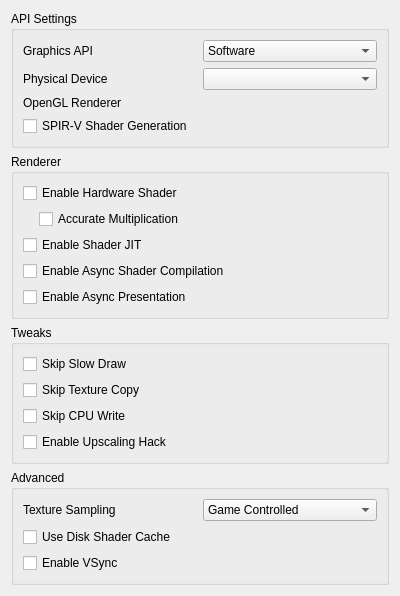
<?xml version="1.0" encoding="UTF-8"?>
<ui version="4.0">
 <class>ConfigureGraphics</class>
 <widget class="QWidget" name="ConfigureGraphics">
  <property name="geometry">
   <rect>
    <x>0</x>
    <y>0</y>
    <width>400</width>
    <height>509</height>
   </rect>
  </property>
  <property name="minimumSize">
   <size>
    <width>0</width>
    <height>0</height>
   </size>
  </property>
  <property name="windowTitle">
   <string>Form</string>
  </property>
  <property name="accessibleName">
   <string>Graphics</string>
  </property>
  <layout class="QVBoxLayout" name="verticalLayout">
   <item>
    <widget class="QGroupBox" name="apiBox">
     <property name="title">
      <string>API Settings</string>
     </property>
     <layout class="QVBoxLayout" name="verticalLayout_3">
      <item>
       <widget class="QWidget" name="graphics_api_group" native="true">
        <layout class="QHBoxLayout" name="graphics_api_group_2">
         <property name="leftMargin">
          <number>0</number>
         </property>
         <property name="topMargin">
          <number>0</number>
         </property>
         <property name="rightMargin">
          <number>0</number>
         </property>
         <property name="bottomMargin">
          <number>0</number>
         </property>
         <item>
          <widget class="QLabel" name="graphics_api_label">
           <property name="text">
            <string>Graphics API</string>
           </property>
          </widget>
         </item>
         <item>
          <widget class="QComboBox" name="graphics_api_combo">
           <item>
            <property name="text">
             <string>Software</string>
            </property>
           </item>
           <item>
            <property name="text">
             <string>OpenGL</string>
            </property>
           </item>
           <item>
            <property name="text">
             <string>Vulkan</string>
            </property>
           </item>
          </widget>
         </item>
        </layout>
       </widget>
      </item>
      <item>
       <widget class="QWidget" name="physical_device_group" native="true">
        <layout class="QHBoxLayout" name="physical_device_group_2">
         <property name="leftMargin">
          <number>0</number>
         </property>
         <property name="topMargin">
          <number>0</number>
         </property>
         <property name="rightMargin">
          <number>0</number>
         </property>
         <property name="bottomMargin">
          <number>0</number>
         </property>
         <item>
          <widget class="QLabel" name="physical_device_label">
           <property name="text">
            <string>Physical Device</string>
           </property>
          </widget>
         </item>
         <item>
          <widget class="QComboBox" name="physical_device_combo"/>
         </item>
        </layout>
       </widget>
      </item>
      <item>
       <widget class="QWidget" name="opengl_renderer_group" native="true">
        <layout class="QHBoxLayout" name="opengl_renderer_group_2">
         <property name="leftMargin">
          <number>0</number>
         </property>
         <property name="topMargin">
          <number>0</number>
         </property>
         <property name="rightMargin">
          <number>0</number>
         </property>
         <property name="bottomMargin">
          <number>0</number>
         </property>
         <item>
          <widget class="QLabel" name="opengl_renderer_label">
           <property name="text">
            <string>OpenGL Renderer</string>
           </property>
          </widget>
         </item>
         <item>
          <widget class="QLabel" name="opengl_renderer_name_label"/>
         </item>
        </layout>
       </widget>
      </item>
      <item>
       <widget class="QCheckBox" name="spirv_shader_gen">
        <property name="text">
         <string>SPIR-V Shader Generation</string>
        </property>
       </widget>
      </item>
     </layout>
    </widget>
   </item>
   <item>
    <widget class="QGroupBox" name="rendererBox">
     <property name="title">
      <string>Renderer</string>
     </property>
     <layout class="QVBoxLayout" name="verticalLayout_6">
      <item>
       <widget class="QWidget" name="hw_renderer_group" native="true">
        <layout class="QVBoxLayout" name="verticalLayout_5">
         <property name="leftMargin">
          <number>0</number>
         </property>
         <property name="topMargin">
          <number>0</number>
         </property>
         <property name="rightMargin">
          <number>0</number>
         </property>
         <property name="bottomMargin">
          <number>0</number>
         </property>
         <item>
          <widget class="QCheckBox" name="toggle_hw_shader">
           <property name="toolTip">
            <string>&lt;html&gt;&lt;head/&gt;&lt;body&gt;&lt;p&gt;Use the selected graphics API to accelerate shader emulation.&lt;/p&gt;&lt;p&gt;Requires a relatively powerful GPU for better performance.&lt;/p&gt;&lt;/body&gt;&lt;/html&gt;</string>
           </property>
           <property name="text">
            <string>Enable Hardware Shader</string>
           </property>
          </widget>
         </item>
         <item>
          <widget class="QWidget" name="hw_shader_group" native="true">
           <layout class="QVBoxLayout" name="verticalLayout_7">
            <property name="leftMargin">
             <number>16</number>
            </property>
            <property name="topMargin">
             <number>0</number>
            </property>
            <property name="rightMargin">
             <number>0</number>
            </property>
            <property name="bottomMargin">
             <number>0</number>
            </property>
            <item>
             <widget class="QCheckBox" name="toggle_accurate_mul">
              <property name="toolTip">
               <string>&lt;html&gt;&lt;head/&gt;&lt;body&gt;&lt;p&gt;Correctly handle all edge cases in multiplication operation in shaders. &lt;/p&gt;&lt;p&gt;Some games requires this to be enabled for the hardware shader to render properly.&lt;/p&gt;&lt;p&gt;However this would reduce performance in most games.&lt;/p&gt;&lt;/body&gt;&lt;/html&gt;</string>
              </property>
              <property name="text">
               <string>Accurate Multiplication</string>
              </property>
             </widget>
            </item>
           </layout>
          </widget>
         </item>
        </layout>
       </widget>
      </item>
      <item>
       <widget class="QCheckBox" name="toggle_shader_jit">
        <property name="toolTip">
         <string>&lt;html&gt;&lt;head/&gt;&lt;body&gt;&lt;p&gt;Use the JIT engine instead of the interpreter for software shader emulation. &lt;/p&gt;&lt;p&gt;Enable this for better performance.&lt;/p&gt;&lt;/body&gt;&lt;/html&gt;</string>
        </property>
        <property name="text">
         <string>Enable Shader JIT</string>
        </property>
       </widget>
      </item>
      <item>
       <widget class="QCheckBox" name="toggle_async_shaders">
        <property name="toolTip">
         <string>&lt;html&gt;&lt;head/&gt;&lt;body&gt;&lt;p&gt;Compile shaders using background threads to avoid shader compilation stutter. Expect temporary graphical glitches&lt;/p&gt;&lt;/body&gt;&lt;/html&gt;</string>
        </property>
        <property name="text">
         <string>Enable Async Shader Compilation</string>
        </property>
       </widget>
      </item>
      <item>
       <widget class="QCheckBox" name="toggle_async_present">
        <property name="toolTip">
         <string>&lt;html&gt;&lt;head/&gt;&lt;body&gt;&lt;p&gt;Perform presentation on separate threads. Improves performance when using Vulkan in most games.&lt;/p&gt;&lt;/body&gt;&lt;/html&gt;</string>
        </property>
        <property name="text">
         <string>Enable Async Presentation</string>
        </property>
       </widget>
      </item>
     </layout>
    </widget>
   </item>
   <item>
    <widget class="QGroupBox" name="tweaksBox">
     <property name="title">
      <string>Tweaks</string>
     </property>
     <layout class="QVBoxLayout" name="verticalLayout_8">
      <item>
       <widget class="QCheckBox" name="toggle_skip_slow_draw">
        <property name="toolTip">
         <string>&lt;html&gt;&lt;head/&gt;&lt;body&gt;&lt;p&gt;Skips the slow drawing event from PICA core. May improve performance or rarely fix issues, but may cause graphical bugs.&lt;/p&gt;&lt;/body&gt;&lt;/html&gt;</string>
        </property>
        <property name="text">
         <string>Skip Slow Draw</string>
        </property>
       </widget>
      </item>
      <item>
       <widget class="QCheckBox" name="toggle_skip_texture_copy">
        <property name="toolTip">
         <string>&lt;html&gt;&lt;head/&gt;&lt;body&gt;&lt;p&gt;Skips the texture copy event from rasterizer cache. May improve performance or rarely fix issues, but may cause graphical bugs.&lt;/p&gt;&lt;/body&gt;&lt;/html&gt;</string>
        </property>
        <property name="text">
         <string>Skip Texture Copy</string>
        </property>
       </widget>
      </item>
      <item>
       <widget class="QCheckBox" name="toggle_skip_cpu_write">
        <property name="toolTip">
         <string>&lt;html&gt;&lt;head/&gt;&lt;body&gt;&lt;p&gt;Skips the CPU write event from rasterizer cache invalidation. May improve performance or rarely fix issues, but may cause graphical bugs.&lt;/p&gt;&lt;/body&gt;&lt;/html&gt;</string>
        </property>
        <property name="text">
         <string>Skip CPU Write</string>
        </property>
       </widget>
      </item>
      <item>
       <widget class="QCheckBox" name="toggle_upscaling_hack">
        <property name="toolTip">
         <string>&lt;html&gt;&lt;head/&gt;&lt;body&gt;&lt;p&gt;Overrides upscaling for dst_params. May fix texture ghosting for some games, but may crash for another games as well.&lt;/p&gt;&lt;/body&gt;&lt;/html&gt;</string>
        </property>
        <property name="text">
         <string>Enable Upscaling Hack</string>
        </property>
       </widget>
      </item>
     </layout>
    </widget>
   </item>
   <item>
    <widget class="QGroupBox" name="groupBox">
     <property name="title">
      <string>Advanced</string>
     </property>
     <layout class="QVBoxLayout" name="verticalLayout_2">
      <item>
       <widget class="QWidget" name="widget_texture_sampling" native="true">
        <layout class="QHBoxLayout" name="horizontalLayout_2">
         <property name="leftMargin">
          <number>0</number>
         </property>
         <property name="topMargin">
          <number>0</number>
         </property>
         <property name="rightMargin">
          <number>0</number>
         </property>
         <property name="bottomMargin">
          <number>0</number>
         </property>
         <item>
          <widget class="QLabel" name="texture_sampling_label">
           <property name="toolTip">
            <string>&lt;html&gt;&lt;head/&gt;&lt;body&gt;&lt;p&gt;Overrides the sampling filter used by games. This can be useful in certain cases with poorly behaved games when upscaling. If unsure set this to Game Controlled&lt;/p&gt;&lt;/body&gt;&lt;/html&gt;</string>
           </property>
           <property name="text">
            <string>Texture Sampling</string>
           </property>
          </widget>
         </item>
         <item>
          <widget class="QComboBox" name="texture_sampling_combobox">
           <item>
            <property name="text">
             <string>Game Controlled</string>
            </property>
           </item>
           <item>
            <property name="text">
             <string>Nearest Neighbor</string>
            </property>
           </item>
           <item>
            <property name="text">
             <string>Linear</string>
            </property>
           </item>
          </widget>
         </item>
        </layout>
       </widget>
      </item>
      <item>
       <widget class="QCheckBox" name="toggle_disk_shader_cache">
        <property name="toolTip">
         <string>&lt;html&gt;&lt;head/&gt;&lt;body&gt;&lt;p&gt;Reduce stuttering by storing and loading generated shaders to disk.&lt;/p&gt;&lt;/body&gt;&lt;/html&gt;</string>
        </property>
        <property name="text">
         <string>Use Disk Shader Cache</string>
        </property>
       </widget>
      </item>
      <item>
       <widget class="QCheckBox" name="toggle_vsync_new">
        <property name="toolTip">
         <string>VSync prevents the screen from tearing, but some graphics cards have lower performance with VSync enabled. Keep it enabled if you don't notice a performance difference.</string>
        </property>
        <property name="text">
         <string>Enable VSync</string>
        </property>
       </widget>
      </item>
     </layout>
    </widget>
   </item>
   <item>
    <spacer name="verticalSpacer">
     <property name="orientation">
      <enum>Qt::Vertical</enum>
     </property>
     <property name="sizeHint" stdset="0">
      <size>
       <width>20</width>
       <height>270</height>
      </size>
     </property>
    </spacer>
   </item>
  </layout>
 </widget>
 <tabstops>
  <tabstop>toggle_accurate_mul</tabstop>
  <tabstop>toggle_shader_jit</tabstop>
  <tabstop>toggle_disk_shader_cache</tabstop>
  <tabstop>toggle_vsync_new</tabstop>
 </tabstops>
 <resources/>
 <connections/>
</ui>
